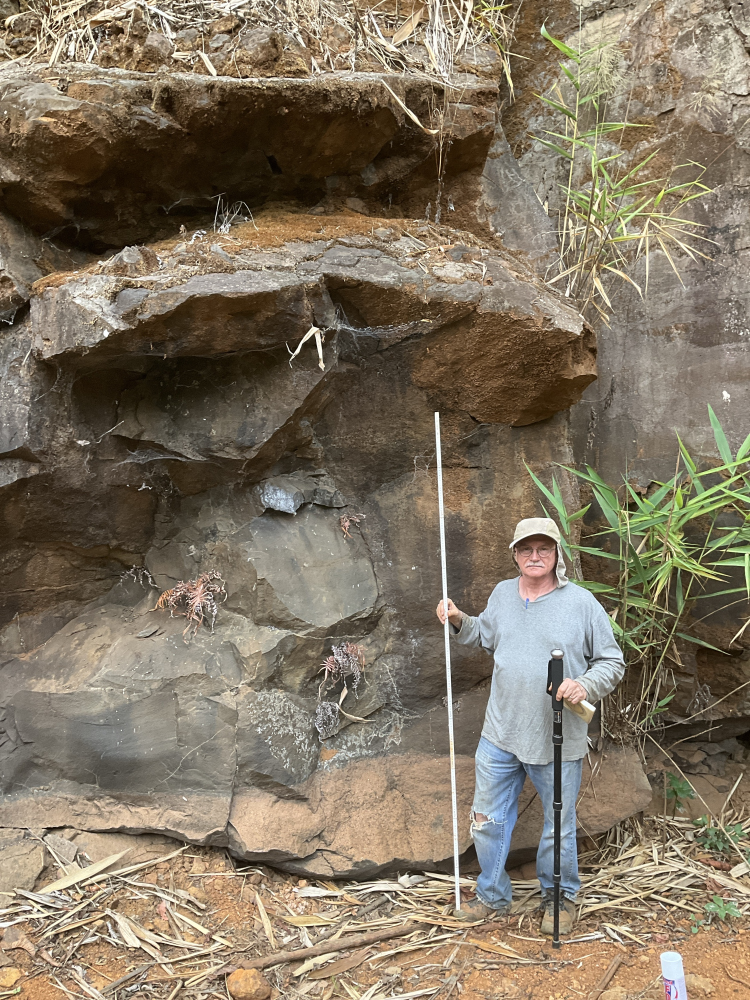
#> input picture Plots/manuscript_figures/Fig3/photos/Image 44.jpg, 2250 x 3000 px (shown at 1/3 size)
$ python make_fig3.py
#> lines starting #> are read from the running program, lines starting #| are printed output that depends on the picture
"""Figure 3 — (a) composite stratigraphy of the Bolaven target (redrawn from the LEAD_3 column)
and (b) composite sketch of the proximal-to-distal ejecta breccia (redrawn after Sieh et al.,
Fig. 2 of the proximal-ejecta manuscript). All vector; text stays editable in Illustrator/Inkscape
(SVG text as <text>, PDF Type-42 fonts). Every element carries a gid for easy selection.
Usage: python make_fig3.py <outdir>"""
import sys, os
import numpy as np
import matplotlib as mpl
import matplotlib.pyplot as plt
import matplotlib.patheffects as pe
from matplotlib.patches import Polygon, Rectangle, Ellipse, FancyArrowPatch, PathPatch, Arc
from matplotlib.path import Path
from scipy.interpolate import interp1d

OUT = sys.argv[1] if len(sys.argv) > 1 else '.'; os.makedirs(OUT, exist_ok=True)
mpl.rcParams.update({'font.family': 'DejaVu Sans', 'font.size': 7, 'svg.fonttype': 'none',
                     'pdf.fonttype': 42, 'hatch.linewidth': 0.5, 'axes.linewidth': 0.6})
rng = np.random.default_rng(7)

# palette
SAPRO = '#c96a22'; BASALT = '#5b5c63'; SST = '#e8d18b'; MUD = '#c98a6a'
WB = '#e9973a'; WB_E = '#a8641e'; UB = '#d93a33'; SSC = '#8c7887'; VQ = '#f5e74a'
MZS = '#a69aa8'; MZM = '#c9a7b8'; SILT_DOT = '#555555'

PH_IN, PY0_IN = 1.38, 0.86                 # field-photo row (d-h): height and bottom (inches)
FIG_H = PY0_IN + PH_IN + 0.2365 + 3.03 + 0.2365
fig = plt.figure(figsize=(7.09, FIG_H))   # 180 mm wide
LEG_H = 0.80 / FIG_H                       # legend strip height (fraction)
TOP, BOT = 1 - 0.2365 / FIG_H, (PY0_IN + PH_IN + 0.2365) / FIG_H   # shared top/bottom edges for panels a-c
LAB_Y = 1 - 0.0215 / FIG_H               # common baseline for panel letters
def panel_letter(x, s): fig.text(x, LAB_Y, s, fontsize=10, fontweight='bold', va='top', ha='left')

# =============================== (a) magnetostratigraphy ===============================
M = fig.add_axes([0.058, BOT, 0.165, TOP - BOT])
AGE_MAX = 1440                     # base of record = WBE-A, the lowest basalt flow
M.set_ylim(AGE_MAX, 0); M.set_xlim(0, 10)
M.spines[['top', 'right', 'bottom']].set_visible(False); M.set_xticks([])
M.set_yticks(range(0, 1401, 200)); M.set_ylabel('Age (ka)', labelpad=1)
M.tick_params(axis='y', labelsize=6, length=2, pad=1)
# GPTS 2020 (Ogg, 2020): normal intervals
NORMAL = [(0, 773, 'Brunhes'), (990, 1071, 'Jaramillo'), (1180, 1215, 'Cobb Mtn')]
BAR = (0.0, 1.7)
M.add_patch(Rectangle((BAR[0], 0), BAR[1] - BAR[0], AGE_MAX, fc='white', ec='black', lw=0.6, gid='a_gpts_reversed'))
for t0, t1, nm in NORMAL:
    M.add_patch(Rectangle((BAR[0], t0), BAR[1] - BAR[0], t1 - t0, fc='black', ec='black', lw=0.6, gid='a_gpts_normal'))
M.text(2.15, 386, 'Brunhes (C1n)', rotation=90, color='black', fontsize=5.8, ha='center', va='center', gid='a_chron_labels')
M.text(2.15, 1106, 'Matuyama (C1r)', rotation=90, color='black', fontsize=5.8, ha='center', va='center', gid='a_chron_labels')
M.text(2.75, 1030, 'Jaramillo', fontsize=5, va='center', ha='left', color='#333', gid='a_chron_labels')
M.text(2.75, 1197, 'Cobb Mtn', fontsize=5, va='center', ha='left', color='#333', gid='a_chron_labels')
# impact level
IMP = 790
M.axhline(IMP, xmin=0, xmax=1, color='#c1121f', lw=1.0, ls=(0, (4, 2)), gid='a_impact_level')
M.text(9.9, IMP + 18, 'impact ~790 ka', color='#c1121f', fontsize=5.6, ha='right', va='top', gid='a_impact_label')
# sites (LEAD_3 Table 1): name, age, 2s, measured polarity, result
SITES = [('PKS-K', 407, 18, 'R', 'fail'), ('NWF-A', 518, 6, 'N', 'pass'), ('PKS-J', 601, 44, 'R', 'fail'),
         ('PKS-H', 770, 9.3, 'R', 'disturbed'), ('PKS-B', 1155, 2, 'R', 'pass'), ('WBE-A', 1397, 13, 'R', 'pass')]
CLASTS = [('PKS-I', 553, 20), ('NWF-B', 934, 30)]
XS = 5.7
for nm, age, e, pol, res in SITES:
    M.errorbar(XS, age, yerr=e, fmt='none', ecolor='black', elinewidth=0.6, capsize=1.5, gid='a_site_errors')
    M.scatter(XS, age, s=22, marker='o', facecolor='black' if pol == 'N' else 'white', edgecolor='black', lw=0.7, zorder=5, gid='a_sites')
    ly = age + {'NWF-A': -22, 'PKS-J': 20}.get(nm, 0)
    M.text(XS + 0.75, ly, nm, fontsize=6, va='center', ha='left', gid='a_site_labels')
for nm, age, e in CLASTS:
    M.errorbar(XS, age, yerr=e, fmt='none', ecolor='#888', elinewidth=0.6, capsize=1.5)
    M.scatter(XS, age, s=18, marker='D', facecolor='#d9d9d9', edgecolor='#666', lw=0.6, zorder=5, gid='a_clast_sites')
    M.text(XS + 0.75, age, nm, fontsize=6, va='center', ha='left', color='#666', gid='a_site_labels')
panel_letter(0.005, 'a')

# =============================== (b) composite column ===============================
A = fig.add_axes([0.235, BOT, 0.255, TOP - BOT]); A.set_xlim(0, 10); A.set_ylim(0.3, 12.6); A.axis('off')
x0, x1 = 0.1, 2.3
def unit(y0, y1, gid, **kw):
    r = Rectangle((x0, y0), x1 - x0, y1 - y0, lw=0.8, ec='black', **kw); r.set_gid(gid); A.add_patch(r); return r
unit(0.3, 3.5, 'b_mudstone', fc=MUD, hatch='..')
unit(3.5, 6.6, 'b_sandstone', fc=SST)
for y in [3.9, 4.65, 5.4, 6.15]:
    A.plot([x0 + 0.3, x0 + 1.2], [y, y + 0.15], color='#6b5520', lw=0.6, gid='b_crossbeds')
unit(6.75, 11.6, 'b_basalt', fc=BASALT)
for y in [7.5, 8.25, 10.1, 10.85]:
    A.plot([x0, x1], [y, y], color='black', lw=0.5, ls=(0, (3, 2)), gid='b_flow_contacts')
v = rng.uniform([x0 + 0.15, 6.9], [x1 - 0.15, 11.45], (55, 2))
A.scatter(v[:, 0], v[:, 1], s=4, c='#d9d9d9', lw=0, gid='b_vesicles')
IMP_Y = 9.15
A.plot([x0, x1], [IMP_Y, IMP_Y], color='#ff4d5a', lw=1.4, ls=(0, (4, 2)), gid='b_impact_level')
unit(11.6, 12.6, 'b_saprolite', fc=SAPRO, hatch='xx')
xx = np.linspace(x0, x1, 200); A.plot(xx, 6.67 + 0.05 * np.sin(xx * 14), color='black', lw=1.3, gid='b_unconformity')
A.add_patch(Rectangle((x0, 6.6), x1 - x0, 0.15, fc='white', ec='none', zorder=0))
tx = x1 + 0.3
def T(y, s, **kw): A.text(tx, y, s, va='center', ha='left', fontsize=6, **kw)
T(12.1, 'Lateritic / bauxitic saprolite')
T(11.15, 'Bolaven basalt cap (≤300 m;\n~16 Ma–27 ka); buries crater')
T(10.0, 'post-impact flows:\nNWF-A, PKS-J, PKS-K', color='#1f4e8c')
T(IMP_Y, '~790 ka impact level', color='#c1121f', fontweight='bold')
T(8.3, 'pre-impact flows: PKS-B;\nWBE-A = basal flow', color='#1f4e8c')
T(6.68, 'erosional unconformity; off-\nplateau the ejecta breccia (c)\nrests on this surface', style='italic')
T(5.05, 'Khorat Gp. sandstone\n(200–250 m, cross-bedded\nfluvial quartz arenite)')
T(1.9, 'Khorat Gp. mudstone /\nsiltstone (~250 m, fluvial–\nfloodplain red beds)')
panel_letter(0.232, 'b')
# tie line: impact age in (a) -> impact level in (b)
from matplotlib.patches import ConnectionPatch
fig.add_artist(ConnectionPatch(xyA=(10, IMP), coordsA=M.transData, xyB=(x0, IMP_Y), coordsB=A.transData,
                               color='#c1121f', lw=0.8, ls=(0, (2, 2)), gid='ab_impact_tie'))

# =============================== (b) breccia sketch ===============================
B = fig.add_axes([0.50, BOT, 0.495, TOP - BOT]); B.set_xlim(0, 108); B.set_ylim(0, 63.5); B.axis('off')
panel_letter(0.495, 'c')
# --- key surfaces (x from proximal 0 to distal 100)
xs = np.linspace(0, 100, 400)
f_sub = interp1d([0, 20, 25, 40, 50, 52, 60, 72, 80, 88, 100], [8.5, 7.8, 8.2, 8.0, 8.8, 9.6, 9.8, 12.0, 16.0, 20.5, 21.5], kind='quadratic')
f_top = interp1d([0, 3, 6, 9, 12, 16, 22, 27, 35, 45, 55, 63, 70, 78, 88, 100], [53, 51.5, 48, 47, 48, 47.6, 47.3, 46, 43.5, 39.5, 35.5, 32.5, 29.6, 28.6, 28.2, 28.3], kind='quadratic')
silt_top = [(0, 60), (25, 59.5), (45, 57.5), (47, 63), (70, 62), (71, 50), (85, 49.5), (90, 45), (100, 45)]
sub = f_sub(xs); top = f_top(xs)

# substrate blocks
def band(xa, xb, gid, **kw):
    m = (xs >= xa) & (xs <= xb)
    p = Polygon(np.vstack([np.c_[xs[m], sub[m]], [[xb, 0], [xa, 0]]]), lw=0.6, ec='#333333', **kw); p.set_gid(gid); B.add_patch(p)
band(0, 24, 'b_Mz_sandstone', fc=MZS, hatch='....')
band(24, 51, 'b_basalt_flow', fc=WB)
band(51, 100, 'b_Mz_mudstone', fc=MZM, hatch='...')
for cx, cy, r in [(28, 4.3, 2.6), (33.5, 3.0, 2.2), (32.5, 7.0, 1.4), (38.5, 3.5, 3.3), (43.5, 6.3, 1.9), (44.5, 2.4, 1.8), (48.5, 4.6, 2.0), (36, 7.3, 1.2), (26.5, 7.2, 1.0)]:
    th = np.linspace(0, 2 * np.pi, 40); rr = r * (1 + 0.12 * np.sin(3 * th + cx))
    for k, (fc, sc) in enumerate([(WB, 1.18), (UB, 1.0)]):
        p = Polygon(np.c_[cx + sc * rr * np.cos(th), cy + 0.75 * sc * rr * np.sin(th)], fc=fc, ec=WB_E, lw=0.4, gid='b_corestones'); B.add_patch(p)

# breccia body
brec = Polygon(np.vstack([np.c_[xs, top], np.c_[xs[::-1], sub[::-1]]]), fc='white', ec='black', lw=0.9, gid='b_breccia_outline'); B.add_patch(brec)
# sandy silt
sx = np.array([p[0] for p in silt_top]); sy = np.array([p[1] for p in silt_top])
silt = Polygon(np.vstack([np.c_[sx, sy], np.c_[xs[::-1], top[::-1]]]), fc='white', ec='black', lw=0.9, gid='b_sandy_silt'); B.add_patch(silt)
from matplotlib.path import Path as MPath
sp = MPath(np.vstack([np.c_[sx, sy], np.c_[xs[::-1], top[::-1]]]))
pts = rng.uniform([0, 25], [100, 63], (2200, 2)); pts = pts[sp.contains_points(pts)]
ang = rng.uniform(0, np.pi, len(pts)); L = 0.28
segs = np.stack([np.c_[pts[:, 0] - L * np.cos(ang), pts[:, 1] - L * np.sin(ang)], np.c_[pts[:, 0] + L * np.cos(ang), pts[:, 1] + L * np.sin(ang)]], 1)
from matplotlib.collections import LineCollection
B.add_collection(LineCollection(segs, colors=SILT_DOT, lw=0.3, gid='b_silt_texture'))
for gx, gy in [(40, 57.6), (86, 46.5)]:   # grass
    for d in [-1, 1]:
        t = np.linspace(0, 1, 20); B.plot(gx + d * 3 * t ** 2, gy + 6 * t, color='#5aad4e', lw=0.9, gid='b_grass')
# pebble lag at breccia top (proximal & distal)
for xa, xb in [(0, 38), (62, 100)]:
    px = rng.uniform(xa, xb, 140); py = f_top(px) + rng.uniform(0.2, 1.8, 140)
    B.scatter(px, py, s=1.6, c='black', lw=0, gid='b_pebble_lag')

# breccia clasts
brp = MPath(np.vstack([np.c_[xs, top - 0.8], np.c_[xs[::-1], sub[::-1] + 0.6]]))
occupied = []
def free(x, y, r):
    return all(np.hypot(x - a, y - b) > r + c for a, b, c in occupied)
def blob(cx, cy, r, n=9, irr=0.28):
    th = np.sort(rng.uniform(0, 2 * np.pi, n)); rr = r * (1 + rng.uniform(-irr, irr, n))
    return np.c_[cx + rr * np.cos(th), cy + 0.8 * rr * np.sin(th)]
# unweathered basalt boulders (proximal, upper)
for cx, cy, r in [(7.5, 42.5, 4.0), (19.5, 41.0, 5.6), (13.0, 33.5, 2.4)]:
    p = Polygon(blob(cx, cy, r, 22, 0.07), closed=True, fc=UB, ec='#7a1a15', lw=0.4, gid='b_unweathered_basalt'); B.add_patch(p)
    occupied.append((cx, cy, r * 1.1))
# sandstone clasts (mid-distal, upper)
for cx, cy, r in [(48, 30.5, 1.3), (54, 27.5, 1.1), (57.5, 25.0, 0.9), (60.5, 31.5, 1.6), (64.5, 24.0, 3.2)]:
    p = Polygon(blob(cx, cy, r, 10, 0.18), fc=SSC, ec='#4f3f4c', lw=0.4, gid='b_sandstone_clasts'); B.add_patch(p); occupied.append((cx, cy, r * 1.1))
p = Polygon([[58, 37.0], [64, 34.2], [66.5, 33.0], [60, 35.6]], fc=SSC, ec='#4f3f4c', lw=0.4, gid='b_sandstone_clasts'); B.add_patch(p)
# weathered-basalt corestones with rinds (proximal, low)
for cx, cy, r in [(10.5, 16.5, 3.0), (20.5, 14.5, 1.6)]:
    for sc in [1.0, 0.85, 0.7]:
        th = np.linspace(0, 2 * np.pi, 50)
        B.add_patch(Polygon(np.c_[cx + sc * r * np.cos(th), cy + 0.8 * sc * r * np.sin(th)], fc=WB if sc == 1 else 'none', ec=WB_E, lw=0.4, gid='b_weathered_corestones'))
    occupied.append((cx, cy, r * 1.1))
# vein quartz (distal, low)
for cx, cy, w, h in [(55, 12.5, 1.6, 2.2), (59.5, 14.5, 2.4, 1.6), (64, 13.0, 1.2, 1.3), (67.5, 16.0, 1.6, 1.2), (66, 19.8, 1.0, 1.0),
                     (70.0, 21.0, 1.4, 1.0), (72.5, 18.0, 1.2, 1.0), (51.5, 11.5, 1.2, 0.9), (61.5, 18.8, 1.0, 0.9)]:
    B.add_patch(Ellipse((cx, cy), w * 1.6, h * 1.2, fc=VQ, ec='#9a8a10', lw=0.4, gid='b_vein_quartz')); occupied.append((cx, cy, max(w, h)))
for cx, cy in [(57.5, 9.2), (52.5, 14.5)]:
    B.add_patch(Rectangle((cx, cy), 0.9, 2.6, fc=VQ, ec='#9a8a10', lw=0.4, gid='b_vein_quartz'))
# many small weathered-basalt clasts, fining distally
n_try = 0; placed = 0
while placed < 420 and n_try < 20000:
    n_try += 1
    x = rng.uniform(0.5, 99.5); y = rng.uniform(1, 55)
    if not brp.contains_point((x, y)): continue
    r = (0.68 - 0.0042 * x) * rng.uniform(0.7, 1.2)
    if not free(x, y, r * 2.2): continue
    shape = rng.choice(['chip', 'blob'], p=[0.65, 0.35])
    if shape == 'chip':
        a = rng.uniform(-0.6, 0.6); k = rng.uniform(1.0, 1.5)
        pts_ = np.array([[-k, 0], [0, 0.6], [k, 0.1], [0.2, -0.6]]) * r
        R = np.array([[np.cos(a), -np.sin(a)], [np.sin(a), np.cos(a)]]); poly = pts_ @ R.T + [x, y]
    else:
        poly = blob(x, y, r, 7, 0.35)
    B.add_patch(Polygon(poly, fc=WB, ec=WB_E, lw=0.3, gid='b_weathered_basalt_clasts')); occupied.append((x, y, r)); placed += 1
# onion-skin arcs (weathering-rind fragments)
for cx, cy in [(19, 25), (33, 24.5), (37, 19), (47, 20), (26, 21)]:
    for k in range(3):
        B.add_patch(Arc((cx + k * 0.6, cy), 3.0 - 0.6 * k, 2.4 - 0.5 * k, theta1=200, theta2=330, color=WB_E, lw=0.5, gid='b_rind_arcs'))
# distal fluvial-gravel lens (pre-impact substrate)
lens = Polygon([[84, 21.0], [86.5, 27.2], [100, 27.6], [100, 21.4]], fc='white', ec='black', lw=0.5, gid='b_fluvial_gravels'); B.add_patch(lens)
lp = MPath(lens.get_xy())
g = rng.uniform([84, 20.5], [100, 27.6], (500, 2)); g = g[lp.contains_points(g)][:110]
cols = rng.choice([UB, VQ, SSC, WB], len(g))
for (gx, gy), c in zip(g, cols): B.add_patch(Ellipse((gx, gy), 0.9, 0.55, fc=c, ec='#333333', lw=0.2, gid='b_fluvial_gravels'))
# tektites along the breccia top
for tx_ in [3.0, 15.5, 31.0, 44.0, 57.5, 76.0, 86.0, 93.0, 98.0]:
    ty = f_top(tx_) - (0.8 if tx_ < 40 else 0.3)
    B.text(tx_, ty, 'T', fontsize=6.5, fontweight='bold', ha='center', va='top', gid='b_tektites')
    B.add_patch(Ellipse((tx_ - 1.0, ty - 0.3), 0.9, 0.5, fc='black', ec='none', gid='b_tektites'))
B.text(1.5, 58.8, 'Proximal', fontsize=7.5, va='top', gid='b_label')
B.text(98.5, 44.0, 'Distal\n(>100 km)', fontsize=7.5, va='top', ha='right', gid='b_label')
B.annotate('', xy=(103, 63.3), xytext=(103, 0.3), xycoords='data', annotation_clip=False,
           arrowprops=dict(arrowstyle='<|-|>', lw=0.8, color='black', mutation_scale=7))
B.text(105.2, 31, '~0.5 to 10 m', rotation=90, va='center', ha='center', fontsize=7)

# field photographs (d-h): in-situ flows vs basalt boulders in the diamicton (2024 field season)
from PIL import Image, ImageOps
PHOTOS = [('Image 44.jpg', 'd', 'WBE-A: basal flow', (0.5, 0.55)), ('Image 79.jpg', 'e', 'NWF-A: flow in stream bed', (0.5, 0.6)),
          ('Image 91.jpg', 'f', 'NWF-C: boulders in diamicton', (0.45, 0.5)), ('Image 93.jpg', 'g', 'NWF-C: boulder being oriented', (0.5, 0.5)),
          ('Image 103.jpg', 'h', 'PKS-G: boulders, coffee farm', (0.5, 0.5))]
PW_IN = (0.99 * 7.09 - 4 * 0.06) / 5
for k, (fn, L, lab, (fx, fy)) in enumerate(PHOTOS):
    im = ImageOps.exif_transpose(Image.open(os.path.join(os.path.dirname(os.path.abspath(__file__)), 'photos', fn))).convert('RGB')
#> im is the input picture: PIL image 2250x3000 RGB; mean R, G, B 129.2, 117.3, 98.6
    w, h = im.size; ar = PW_IN / PH_IN
    if w / h > ar: cw, ch = int(h * ar), h
    else: cw, ch = w, int(w / ar)
    x0 = int(min(max(fx * w - cw / 2, 0), w - cw)); y0 = int(min(max(fy * h - ch / 2, 0), h - ch))
    im = im.crop((x0, y0, x0 + cw, y0 + ch)); im.thumbnail((900, 900))
#> after `im = im.crop((x0, y0, x0 + cw, y0 + ch))`:
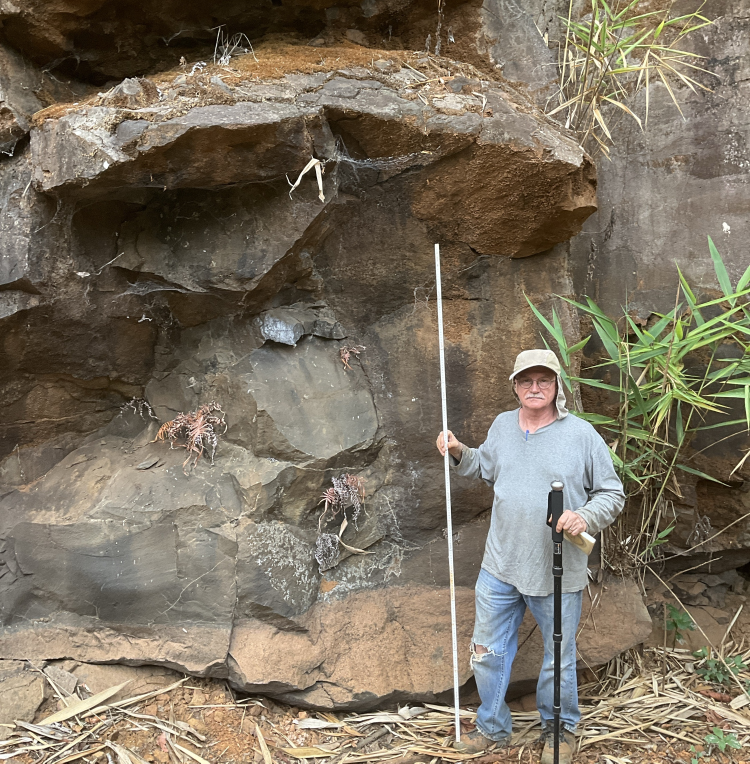
#> im: PIL image 2250x2290 RGB (shown at 1/3 size); mean R, G, B 123.4, 113.5, 96.9
#> after `im.thumbnail((900, 900))`:
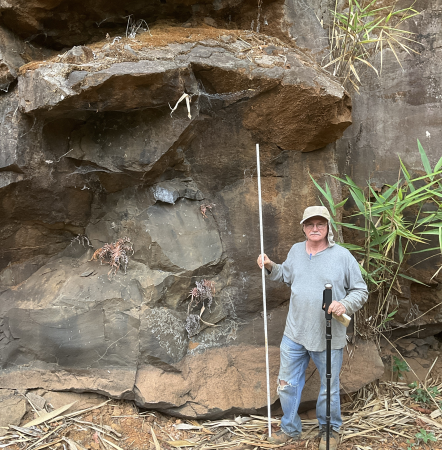
#> im: PIL image 884x900 RGB (shown at 1/2 size); mean R, G, B 123.4, 113.5, 96.9
    ax = fig.add_axes([(0.005 * 7.09 + k * (PW_IN + 0.06)) / 7.09, PY0_IN / FIG_H, PW_IN / 7.09, PH_IN / FIG_H])
    ax.imshow(im, interpolation='lanczos'); ax.set_xticks([]); ax.set_yticks([])
    for sp in ax.spines.values(): sp.set_linewidth(0.5)
    ax.text(0.03, 0.97, L, transform=ax.transAxes, fontsize=10, fontweight='bold', color='white', va='top', ha='left',
            path_effects=[pe.withStroke(linewidth=1.6, foreground='black')])
    ax.text(0.0, 1.02, lab, transform=ax.transAxes, fontsize=6, va='bottom', ha='left')

# legend strip across the bottom (proxy artists; editable). 1 x-unit = 1 y-unit physically.
LG = fig.add_axes([0.005, 0.005, 0.99, LEG_H]); LGW = 0.99 * 7.09; LG.set_xlim(0, 220); LG.set_ylim(0, 220 * LEG_H * FIG_H / LGW); LG.axis('off')
def sw(x, y, kind):
    if kind in ('N', 'R'):
        LG.scatter(x + 2.2, y, s=18, facecolor='black' if kind == 'N' else 'white', edgecolor='black', lw=0.6)
    elif kind == 'clast':
        LG.scatter(x + 2.2, y, s=14, marker='D', facecolor='#d9d9d9', edgecolor='#666', lw=0.6)
    elif kind == 'err':
        LG.errorbar(x + 2.2, y, yerr=1.5, fmt='none', ecolor='black', elinewidth=0.6, capsize=1.5)
    elif kind == 'chk':
        LG.text(x + 0.3, y, '✓', color='#2a7d2e', fontsize=7, fontweight='bold', va='center'); LG.text(x + 2.6, y, '✗', color='#c1121f', fontsize=7, fontweight='bold', va='center')
    elif kind == 'imp':
        LG.plot([x, x + 4.5], [y, y], color='#c1121f', lw=1.0, ls=(0, (4, 2)))
    elif kind == 'silt':
        LG.add_patch(Rectangle((x, y - 1.1), 4.5, 2.2, fc='white', ec='#777', lw=0.4))
        for _ in range(14):
            a, b = rng.uniform(x + 0.3, x + 4.2), rng.uniform(y - 0.9, y + 0.9); t = rng.uniform(0, np.pi)
            LG.plot([a - 0.3 * np.cos(t), a + 0.3 * np.cos(t)], [b - 0.3 * np.sin(t), b + 0.3 * np.sin(t)], color=SILT_DOT, lw=0.35)
    elif kind == 'lag':
        LG.scatter(rng.uniform(x, x + 4.5, 14), rng.uniform(y - 0.8, y + 0.8, 14), s=1.6, c='k', lw=0)
    elif kind == 'tek':
        LG.text(x + 1.5, y + 0.9, 'T', fontsize=6.5, fontweight='bold', ha='center', va='top'); LG.add_patch(Ellipse((x + 0.5, y + 0.2), 0.9, 0.6, fc='k'))
    elif kind == 'vq':
        LG.add_patch(Rectangle((x, y - 0.7), 1.6, 1.4, fc=VQ, ec='#9a8a10', lw=0.4)); LG.add_patch(Ellipse((x + 3.3, y), 2.2, 1.6, fc=VQ, ec='#9a8a10', lw=0.4))
    elif kind == 'ss':
        LG.add_patch(Polygon(blob(x + 1.2, y, 1.0, 9, 0.2), fc=SSC, ec='#4f3f4c', lw=0.4)); LG.add_patch(Polygon(blob(x + 3.5, y, 0.8, 8, 0.2), fc=SSC, ec='#4f3f4c', lw=0.4))
    elif kind == 'wb':
        LG.add_patch(Polygon([[x, y - 0.4], [x + 1.4, y + 0.7], [x + 2.2, y - 0.1], [x + 0.9, y - 0.8]], fc=WB, ec=WB_E, lw=0.3))
        LG.add_patch(Arc((x + 3.6, y), 2.2, 1.9, theta1=200, theta2=330, color=WB_E, lw=0.6))
    elif kind == 'ub':
        LG.add_patch(Polygon(blob(x + 2.2, y, 1.6, 12, 0.1), fc=UB, ec='#7a1a15', lw=0.4))
    elif kind == 'flow':
        LG.add_patch(Rectangle((x, y - 1.1), 4.5, 2.2, fc=WB, ec='#333', lw=0.4)); LG.add_patch(Ellipse((x + 2.2, y), 2.4, 1.6, fc=UB, ec=WB_E, lw=0.4))
    elif kind == 'grav':
        LG.add_patch(Rectangle((x, y - 1.1), 4.5, 2.2, fc='white', ec='#333', lw=0.4))
        for k, c in enumerate([UB, VQ, SSC, WB, UB, VQ]):
            LG.add_patch(Ellipse((x + 0.6 + 0.65 * k, y + (0.45 if k % 2 else -0.45)), 0.8, 0.55, fc=c, ec='#333', lw=0.2))
    elif kind == 'mzs':
        LG.add_patch(Rectangle((x, y - 1.1), 4.5, 2.2, fc=MZS, ec='#333', lw=0.4, hatch='....'))
    elif kind == 'mzm':
        LG.add_patch(Rectangle((x, y - 1.1), 4.5, 2.2, fc=MZM, ec='#333', lw=0.4, hatch='...'))
YT = LG.get_ylim()[1]; ROW = (YT - 1.0) / 5
#> after `YT = LG.get_ylim()[1]`: YT = 25.07
#> after `ROW = (YT - 1.0) / 5`: ROW = 4.81
COLS = [(1, [('h', 'a  Paleomagnetic sites'), ('N', 'Flow, normal polarity'), ('R', 'Flow, reversed polarity'),
             ('clast', 'Clast / conglomerate site'), ('err', 'Ar/Ar age ±2σ (Table 1)')]),
        (52, [('h', 'c  Cover and breccia'), ('silt', 'Sandy silt'), ('lag', 'Pebble lag'), ('tek', 'Tektites'), ('vq', 'Vein quartz')]),
        (96, [('h', ''), ('ss', 'Sandstone clasts'), ('wb', 'Weathered basalt clasts, rinds'), ('ub', 'Unweathered basalt'), ('imp', 'Impact level (~790 ka; a, b)')]),
        (145, [('h', 'c  Pre-impact substrate'), ('flow', 'Weathered basalt flow'), ('grav', 'Fluvial gravels'), ('mzs', 'Mesozoic sandstone'), ('mzm', 'Mesozoic mudstone')])]
for cx, items in COLS:
    y = YT - 0.5 - ROW / 2
    for kind, label in items:
        if kind == 'h':
            LG.text(cx, y, label, fontsize=6.5, fontweight='bold', va='center')
        else:
            sw(cx + 0.5, y, kind); LG.text(cx + 6.5, y, label, fontsize=6, va='center')
        y -= ROW
LG.text(219, 0.4, 'Panel c redrawn and\nmodified after\nSieh et al. (2023)', fontsize=5.6, style='italic', ha='right', va='bottom')
LG.plot([0.5, 219.5], [YT - 0.15, YT - 0.15], color='#999', lw=0.4)

for ext in ['svg', 'pdf', 'png']:
    fig.savefig(os.path.join(OUT, f'Fig3_stratigraphy.{ext}'), dpi=400 if ext == 'png' else None, bbox_inches='tight', pad_inches=0.03)
#> this loop made 3 passes
#> pass 1, `fig.savefig(os.path.join(OUT, f'Fig3_stratigraphy.{ext}'), dpi=400 if ..`:
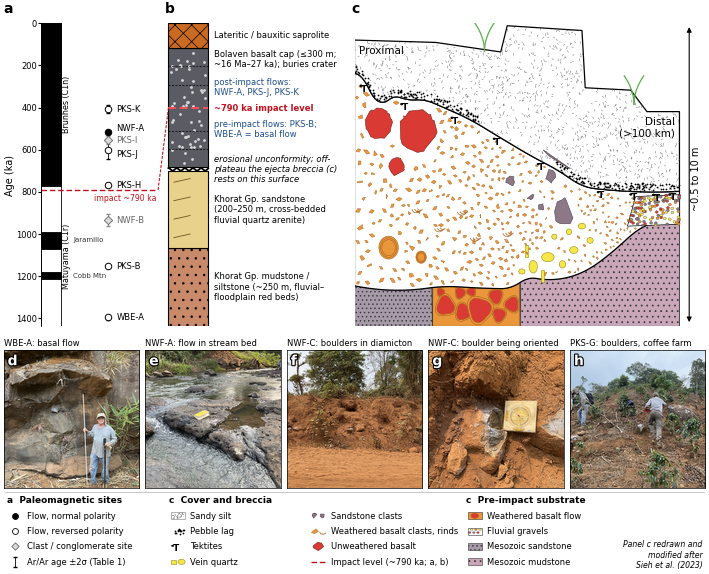
#> figure drawn by matplotlib, 9 panels
print('done')
